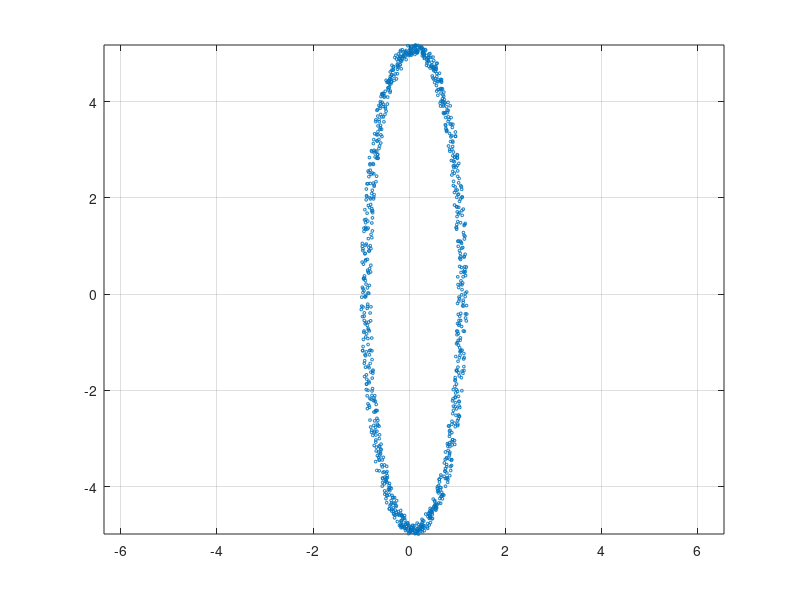

The MATLAB source for this figure: (Note: this script raises an error after producing the figure.)
addpath("../0.toolkit/thirdparty/", "../0.toolkit/m-files/")
% ax^2 + bxy + cy^2 + dx + ey + f = 0
aa = 1;
bb = 5;

n = 1000;
phi = (1:n)./n*(2*pi);
phi = phi';
x = aa*cos(phi)+0.2*rand(size(phi));
y = bb*sin(phi)+0.2*rand(size(phi));

mio = 1;

%run("rand_nums.m");

if mio == 0
    m = [x';y';ones(1,n)];
    L = [];
    for i = 1: size(m,2)
        L = [L; kron( m(:,i)' , m(:,i)') ];
    end
    [~,~,V] = svd(L*duplication(3));
    C = reshape(duplication(3)*V(:,end),3,3)
else
    %y = Ax
    %In order to avoid the trivial solution (C equals all zero),
    %we set f = 1 and then solve the linear system of equation.
    %see:
    %-- https://scipython.com/blog/direct-linear-least-squares-fitting-of-an-ellipse/
    A = [x.^2 x.*y y.^2 x y];
    b = -ones(length(x), 1);
    %Solution calculated by following:
    %-- https://textbooks.math.gatech.edu/ila/least-squares.html#:~:text=So%20a%20least%2Dsquares%20solution,difference%20b%20%E2%88%92%20Ax%20is%20minimized.
    C = (A'*A)^-1*A'*b;

    C = [C ; 1]
end

figure(1)
plot(x,y, 'o', 'MarkerSize', 2);
axis equal;
grid on;
hold on;
shg;
cmap = colormap(lines);
if mio == 0
    syms u v real
    gca = ezplot([u;v;1]'* C *[u;v;1], [-aa aa -bb bb] + [-1 1 -1 1] );
else
    C1 = C;
    a1 = C1(1);
    b1 = C1(2);
    c1 = C1(3);
    d1 = C1(4);
    e1 = C1(5);
    f1 = C1(6); 
    eq1 = @(xx,yy) a1.*xx.^2+b1.*xx.*yy+c1.*yy.^2+d1.*xx+e1.*yy+f1;
    gca = fimplicit(eq1, [-aa aa -bb bb] + [-1 1 -1 1]);
    set(gca,'Color', cmap(3,:), 'LineWidth', 2, 'LineStyle', ':');
    
    C2 = simpleGN(@(CC) res(CC,x,y), C1);
    a2 = C2(1);
    b2 = C2(2);
    c2 = C2(3);
    d2 = C2(4);
    e2 = C2(5);
    f2 = C2(6); 
    eq2 = @(xx,yy) a2.*xx.^2+b2.*xx.*yy+c2.*yy.^2+d2.*xx+e2.*yy+f2;
    gca = fimplicit(eq2, [-aa aa -bb bb] + [-1 1 -1 1]);
    set(gca,'Color', cmap(2,:), 'LineWidth', 2, 'LineStyle', ':');

    disp('Non-refined residual');
    [R1, ~] = res(C1,x,y)
    disp('Refined residual');
    [R2, ~] = res(C2,x,y)
end
hold off
